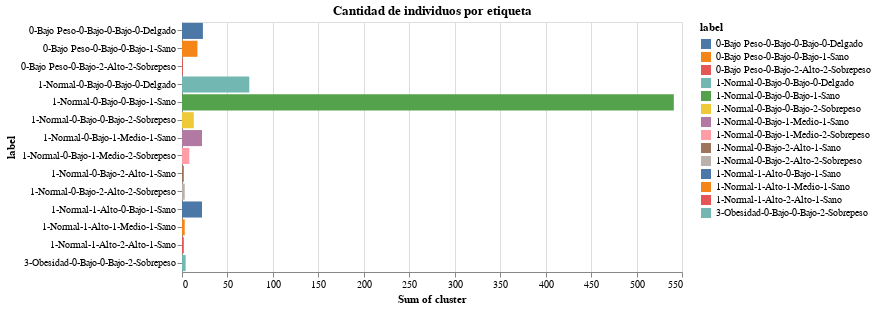

Notebook cell for this chart:
### Code cell
eda_cluster(df_obesity, 3)

### Figure 1 — Vega-Lite specification as saved in the notebook (floating-point values rounded to 4 significant figures)
{"config": {"view": {"continuousWidth": 400, "continuousHeight": 300}}, "data": {"name": "data-77087a36b6dcca8fa387f86f5b518fff"}, "mark": "bar", "encoding": {"color": {"field": "label", "type": "nominal"}, "tooltip": [{"field": "label", "type": "nominal"}, {"aggregate": "sum", "field": "cluster", "title": "Cantidad individuos", "type": "quantitative"}], "x": {"aggregate": "sum", "field": "cluster", "type": "quantitative"}, "y": {"field": "label", "type": "nominal"}}, "height": 250, "title": "Cantidad de individuos por etiqueta", "width": 500, "$schema": "https://vega.github.io/schema/vega-lite/v4.17.0.json", "datasets": {"data-77087a36b6dcca8fa387f86f5b518fff": [{"age_range": "17-25", "bmi": "0-Bajo Peso", "cc": "0-Bajo", "rcc": "0-Bajo", "ict": "0-Delgado", "risk_factors": 0, "cluster": 23, "label": "0-Bajo Peso-0-Bajo-0-Bajo-0-Delgado"}, {"age_range": "17-25", "bmi": "0-Bajo Peso", "cc": "0-Bajo", "rcc": "0-Bajo", "ict": "1-Sano", "risk_factors": 0, "cluster": 17, "label": "0-Bajo Peso-0-Bajo-0-Bajo-1-Sano"}, {"age_range": "17-25", "bmi": "0-Bajo Peso", "cc": "0-Bajo", "rcc": "2-Alto", "ict": "2-Sobrepeso", "risk_factors": 2, "cluster": 1, "label": "0-Bajo Peso-0-Bajo-2-Alto-2-Sobrepeso"}, {"age_range": "17-25", "bmi": "1-Normal", "cc": "0-Bajo", "rcc": "0-Bajo", "ict": "0-Delgado", "risk_factors": 0, "cluster": 74, "label": "1-Normal-0-Bajo-0-Bajo-0-Delgado"}, {"age_range": "17-25", "bmi": "1-Normal", "cc": "0-Bajo", "rcc": "0-Bajo", "ict": "1-Sano", "risk_factors": 0, "cluster": 541, "label": "1-Normal-0-Bajo-0-Bajo-1-Sano"}, {"age_range": "17-25", "bmi": "1-Normal", "cc": "0-Bajo", "rcc": "0-Bajo", "ict": "2-Sobrepeso", "risk_factors": 1, "cluster": 13, "label": "1-Normal-0-Bajo-0-Bajo-2-Sobrepeso"}, {"age_range": "17-25", "bmi": "1-Normal", "cc": "0-Bajo", "rcc": "1-Medio", "ict": "1-Sano", "risk_factors": 1, "cluster": 22, "label": "1-Normal-0-Bajo-1-Medio-1-Sano"}, {"age_range": "17-25", "bmi": "1-Normal", "cc": "0-Bajo", "rcc": "1-Medio", "ict": "2-Sobrepeso", "risk_factors": 2, "cluster": 8, "label": "1-Normal-0-Bajo-1-Medio-2-Sobrepeso"}, {"age_range": "17-25", "bmi": "1-Normal", "cc": "0-Bajo", "rcc": "2-Alto", "ict": "1-Sano", "risk_factors": 1, "cluster": 2, "label": "1-Normal-0-Bajo-2-Alto-1-Sano"}, {"age_range": "17-25", "bmi": "1-Normal", "cc": "0-Bajo", "rcc": "2-Alto", "ict": "2-Sobrepeso", "risk_factors": 2, "cluster": 3, "label": "1-Normal-0-Bajo-2-Alto-2-Sobrepeso"}, {"age_range": "17-25", "bmi": "1-Normal", "cc": "1-Alto", "rcc": "0-Bajo", "ict": "1-Sano", "risk_factors": 1, "cluster": 22, "label": "1-Normal-1-Alto-0-Bajo-1-Sano"}, {"age_range": "17-25", "bmi": "1-Normal", "cc": "1-Alto", "rcc": "1-Medio", "ict": "1-Sano", "risk_factors": 2, "cluster": 3, "label": "1-Normal-1-Alto-1-Medio-1-Sano"}, {"age_range": "17-25", "bmi": "1-Normal", "cc": "1-Alto", "rcc": "2-Alto", "ict": "1-Sano", "risk_factors": 2, "cluster": 2, "label": "1-Normal-1-Alto-2-Alto-1-Sano"}, {"age_range": "17-25", "bmi": "3-Obesidad", "cc": "0-Bajo", "rcc": "0-Bajo", "ict": "2-Sobrepeso", "risk_factors": 2, "cluster": 4, "label": "3-Obesidad-0-Bajo-0-Bajo-2-Sobrepeso"}]}}
